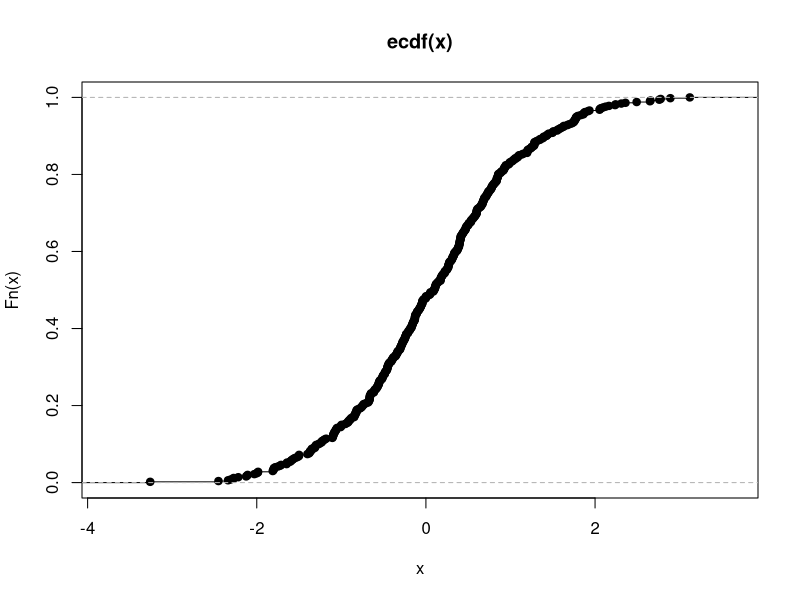
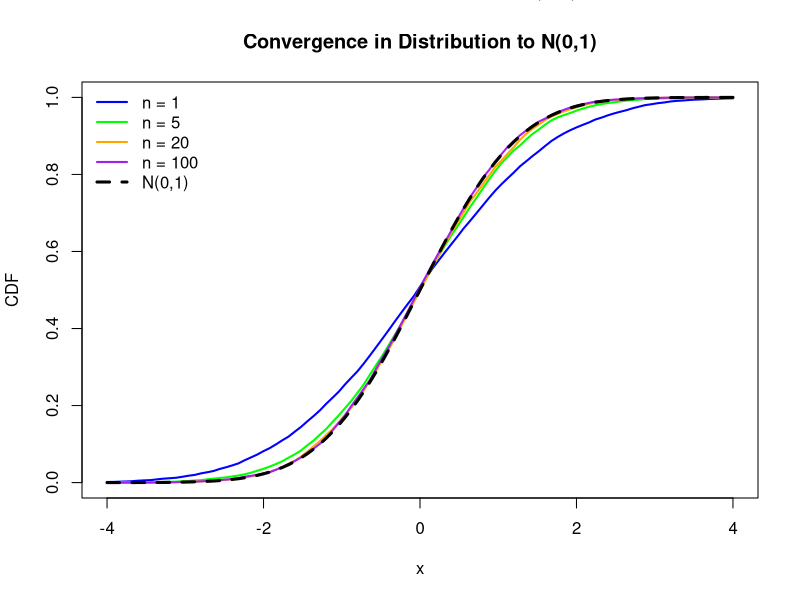
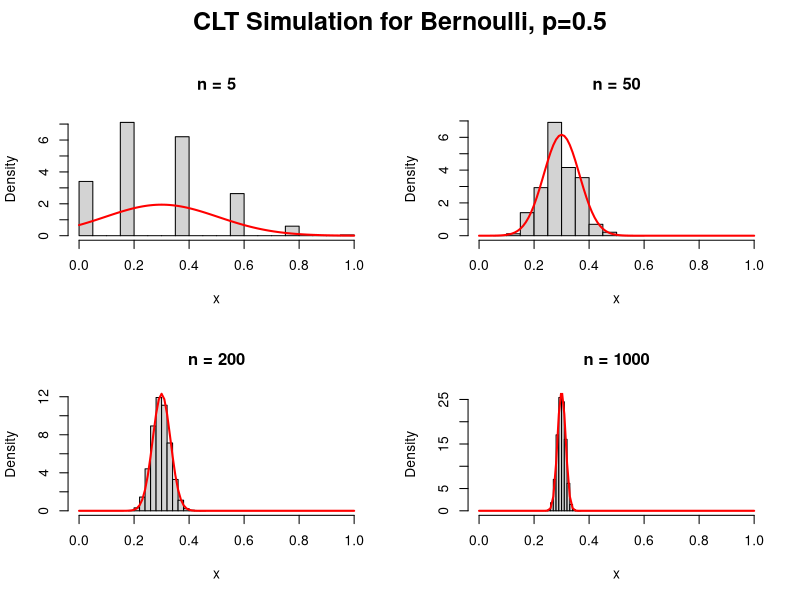
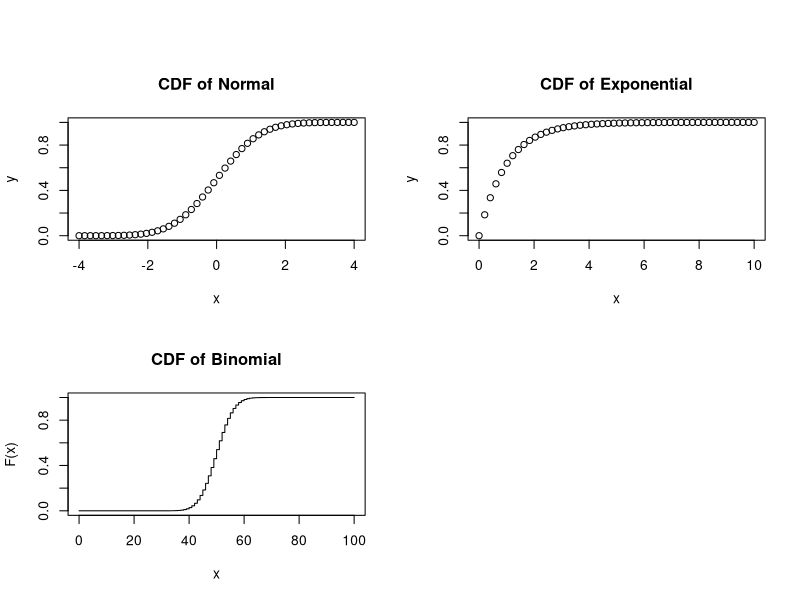
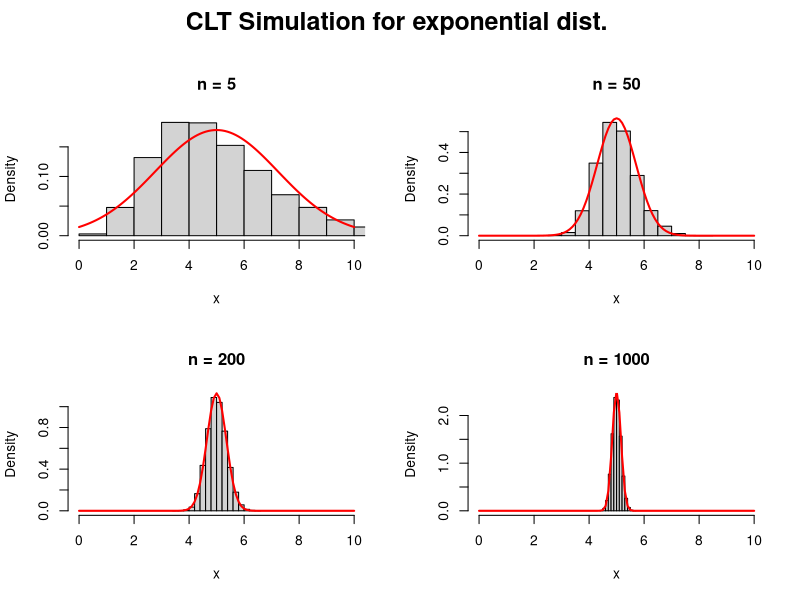
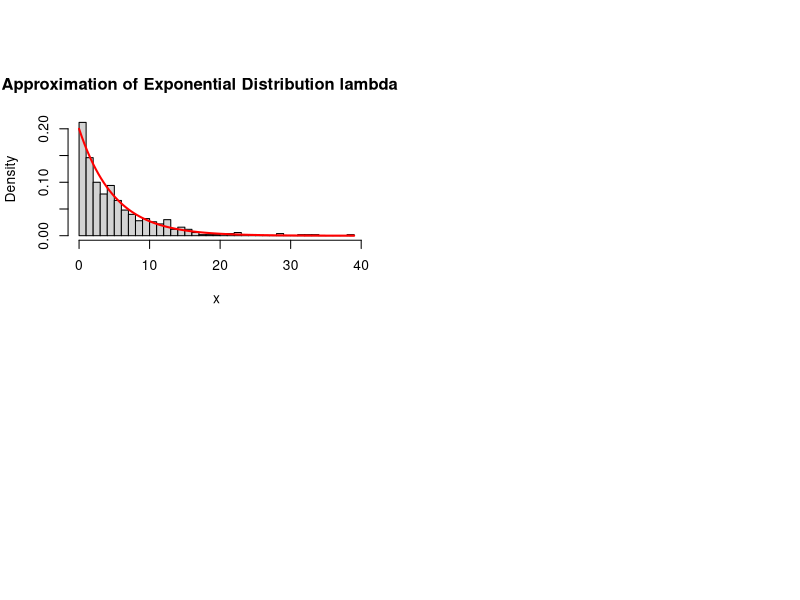

Reproduce these figures in R, in order.
## ---- chunk 1
knitr::opts_chunk$set(echo = TRUE)
## ---- chunk 2
# Make an ecdf and plot it: 

 x <- rnorm(500,0,1)
 Fhat <- ecdf(x)
 plot(Fhat)


## ---- chunk 3
n_values <- c(1, 5, 20, 100)
B <- 10000

colors <- c("blue", "green", "orange", "purple")

# Set up an empty plot
plot(
  NA,
  xlim = c(-4, 4),
  ylim = c(0, 1),
  xlab = "x",
  ylab = "CDF",
  main = "Convergence in Distribution to N(0,1)"
)

for (i in 1:length(n_values)) {

  n <- n_values[i]

  x <- rnorm(
    B,
    mean = 0,
    sd = sqrt(1 + 1/n)
  )

  F_hat <- ecdf(x)

  curve(
    F_hat(x),
    from = -4,
    to = 4,
    add = TRUE,
    col = colors[i],
    lwd = 2
  )
}

# Limiting theoretical CDF
curve(
  pnorm(x),
  from = -4,
  to = 4,
  add = TRUE,
  col = "black",
  lwd = 3,
  lty = 2
)

legend(
  "topleft",
  legend = c(
    paste("n =", n_values),
    "N(0,1)"
  ),
  col = c(colors, "black"),
  lwd = c(rep(2, 4), 3),
  lty = c(rep(1, 4), 2),
  bty = "n"
)


mtext(
  "Convergence in Distribution to N(0,1)",
  outer = TRUE,
  cex = 1.3
)

## ---- chunk 4

# Sim for Bernoulli RV, CLT demonstration 

#sample_size <- c(5, 10, 20, 50, 100, 200, 500, 1000)
sample_size <- c(5, 50, 200,1000)
p = 0.3

par(
  mfrow = c(2, 2),
  oma = c(0, 0, 3, 0)
)


sim_size <- 10000
mean_vector <- numeric(sim_size)

for (i in 1:length(sample_size)){
  
  n = sample_size[i]
  
  for (j in 1:sim_size){
    x = rbinom(n, size=1, prob = p)
    x_bar = mean(x)
    mean_vector[j] <- x_bar
    
  }
  
  hist(
    mean_vector,
    probability = TRUE,
    main = paste("n =", n),
    xlab = "x",
    xlim = c(0, 1),
    ylab = "Density"
  )
  
  curve(
    dnorm(x, mean = p, sd = sqrt( p*(1-p) /n )),
    add = TRUE,
    col = "red",
    lwd = 2
  )
  
  
}

mtext(
    "CLT Simulation for Bernoulli, p=0.5",
    outer = TRUE,
    side = 3,
    line = 1,
    cex = 1.5,
    font = 2
  )
## ---- chunk 5

n=10

x<- seq(from=-4, to=4, length=50)

y<- pnorm(x)

plot(x,
     y,
     main = "CDF of Normal"
     
     
     )

## ---- chunk 6


n=10

x<- seq(from=0, to=10, length=50)

y<- pexp(x)

plot(x,
     y,
     main = "CDF of Exponential"
     
     
     )

## ---- chunk 7
# CLT Simulaton for Exponential Distribution 

n <- 100
p <- 0.5

x <- 0:n
y <- pbinom(x, size = n, prob = p)

plot(
  x,
  y,
  type = "s",
  main = "CDF of Binomial",
  xlab = "x",
  ylab = "F(x)",
  ylim = c(0, 1)
)

## ---- chunk 8

#sample_size <- c(5, 10, 20, 50, 100, 200, 500, 1000)
sample_size <- c(5, 50, 200,1000)

par(
  mfrow = c(2, 2),
  oma = c(0, 0, 3, 0)
)


sim_size <- 10000  # controls the accuracy of the histogram 
                   # The larger the sim size, the closer the sim will get
                   # to the actual pdf

mean_vector <- numeric(sim_size)

for (i in 1:length(sample_size)){
  
  n = sample_size[i]
  
  for (j in 1:sim_size){
    x = rexp(n=n, rate = 1/5)
    x_bar = mean(x)
    mean_vector[j] <- x_bar
    
  }
  
  hist(
    mean_vector,
    probability = TRUE,
    main = paste("n =", n),
    xlab = "x",
    xlim = c(0, 10),
    ylab = "Density"
  )
  
  curve(
    dnorm(x, mean = 5, sd = 5 / sqrt(n)),
    add = TRUE,
    col = "red",
    lwd = 2
  )
  
  
}

mtext(
    "CLT Simulation for exponential dist. ",
    outer = TRUE,
    side = 3,
    line = 1,
    cex = 1.5,
    font = 2
  )


## ---- chunk 9

# Histrobram approximation of an exponential distribution.  

x <- rexp(500, rate = 1/5)


hist(x,
     breaks = 50,
     probability = TRUE, 
     main = "Approximation of Exponential Distribution lambda = 5 "
     )

curve(
    dexp(x, rate = 1/5),
    add = TRUE,
    col = "RED", 
    lwd = 2
    )
